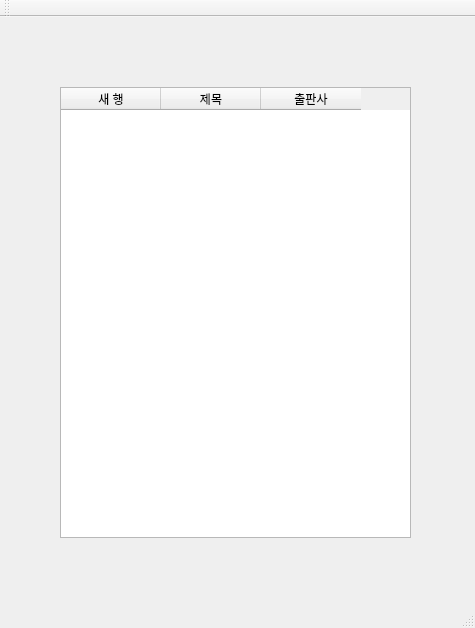
<?xml version="1.0" encoding="UTF-8"?>
<ui version="4.0">
 <class>DeleteBookClassClass</class>
 <widget class="QMainWindow" name="DeleteBookClassClass">
  <property name="geometry">
   <rect>
    <x>0</x>
    <y>0</y>
    <width>475</width>
    <height>628</height>
   </rect>
  </property>
  <property name="windowTitle">
   <string>DeleteBookClass</string>
  </property>
  <widget class="QWidget" name="centralWidget">
   <widget class="QTableWidget" name="tableWidget">
    <property name="geometry">
     <rect>
      <x>60</x>
      <y>70</y>
      <width>351</width>
      <height>451</height>
     </rect>
    </property>
    <column>
     <property name="text">
      <string>새 행</string>
     </property>
    </column>
    <column>
     <property name="text">
      <string>제목</string>
     </property>
    </column>
    <column>
     <property name="text">
      <string>출판사</string>
     </property>
    </column>
   </widget>
  </widget>
  <widget class="QMenuBar" name="menuBar">
   <property name="geometry">
    <rect>
     <x>0</x>
     <y>0</y>
     <width>475</width>
     <height>22</height>
    </rect>
   </property>
  </widget>
  <widget class="QToolBar" name="mainToolBar">
   <attribute name="toolBarArea">
    <enum>TopToolBarArea</enum>
   </attribute>
   <attribute name="toolBarBreak">
    <bool>false</bool>
   </attribute>
  </widget>
  <widget class="QStatusBar" name="statusBar"/>
 </widget>
 <layoutdefault spacing="6" margin="11"/>
 <resources/>
 <connections>
  <connection>
   <sender>tableWidget</sender>
   <signal>cellDoubleClicked(int,int)</signal>
   <receiver>DeleteBookClassClass</receiver>
   <slot>delete_book()</slot>
   <hints>
    <hint type="sourcelabel">
     <x>161</x>
     <y>217</y>
    </hint>
    <hint type="destinationlabel">
     <x>207</x>
     <y>62</y>
    </hint>
   </hints>
  </connection>
 </connections>
 <slots>
  <slot>delete_book()</slot>
 </slots>
</ui>
